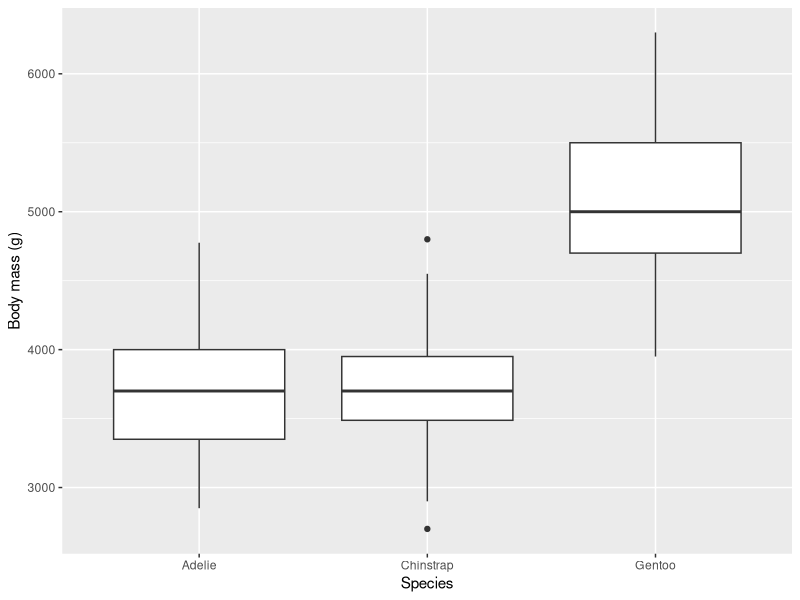

R code for this plot:
## ---- chunk 1
#| label: setup
#| message: false
#| warning: false
library(dplyr)
library(ggplot2)
library(palmerpenguins)
library(knitr)
## ---- chunk 2
#| label: load-data
penguins <- palmerpenguins::penguins
head(penguins)
## ---- chunk 3
#| label: clean-data
cat("Rows before cleaning:", nrow(penguins), "\n")
cat(sum(is.na(penguins$body_mass_g)), "rows are missing body mass\n")
clean <- penguins |> filter(!is.na(body_mass_g))
cat("Rows after cleaning:", nrow(clean), "\n")
## ---- chunk 4
#| label: summary-table
summary_table <- clean |>
  group_by(species) |>
  summarise(
    count = n(),
    mean = round(mean(body_mass_g), 1),
    sd = round(sd(body_mass_g), 1)
  )
kable(summary_table)
## ---- chunk 5
#| label: fig-mass-by-species-r
#| fig-cap: "Body mass of penguins by species."
ggplot(clean, aes(x = species, y = body_mass_g)) +
  geom_boxplot() +
  labs(x = "Species", y = "Body mass (g)")
